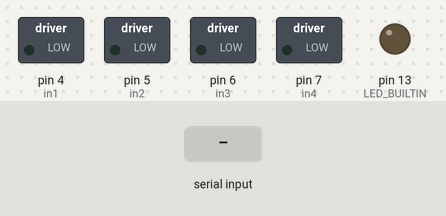
Recording of a sketch running on a simulated Arduino Uno, built with avr-gcc and run on an emulated ATmega328P. Parts: switched loads named in the sketch (green lamp = pin HIGH), output pins drawn as LEDs (lit = HIGH). The test bench sets the inputs (shaded band).

Above: at 1.2 s.
1.3 s: "1" received over Serial
At 2.4 s:
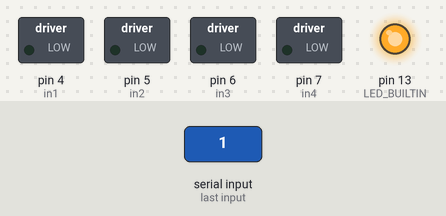
2.8 s: "0" received over Serial
At 3.5 s:
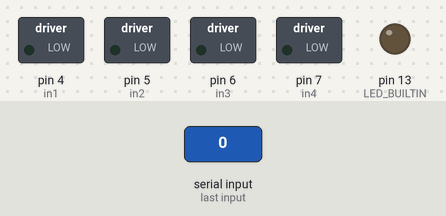
4.3 s: "2" received over Serial
At 4.6 s:
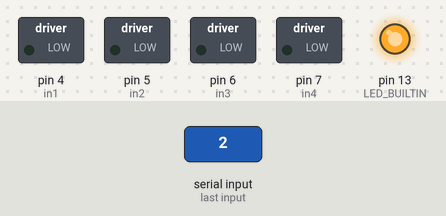
Timing chart, 0 to 7.3 s (numbered marks = the images above; inputs shaded):
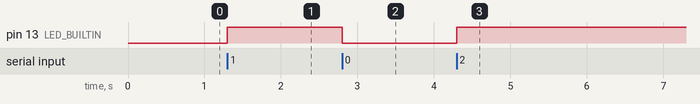

The sketch:

action.ino
```cpp
String command="";
#define in1 4
#define in2 5

#define in3 6
#define in4 7

void setup() {

  pinMode(in1, OUTPUT);
  pinMode(in2, OUTPUT);
  pinMode(in3, OUTPUT);
  pinMode(in4, OUTPUT);
  pinMode(LED_BUILTIN, OUTPUT);
  Serial.begin(115200);

 }


void moveMotor(int a,int b){
if(a>=0){
    digitalWrite(in1, LOW);
    analogWrite(in2,a);
}
else{
  digitalWrite(in2, LOW);
  analogWrite(in1,-a);
}

if(b>=0){
    digitalWrite(in3, LOW);
    analogWrite(in4,b);
}
else{
  digitalWrite(in4, LOW);
  analogWrite(in3,-b);
}


}
bool state = false;
void loop(){

  if(Serial.available()){
   while(Serial.available()>0){
   command+=Serial.read();
 }
    state = !state;
    digitalWrite(LED_BUILTIN, state );

  }
//  int c;
//
//  String com1 = command.substring(command.indexOf('(')+1,command.indexOf(')'));
//  int a = com1.toInt();
//  command = command.substring(command.lastIndexOf('(')+1,command.lastIndexOf(')'));
//  c = command.toInt();


//  moveMotor(a,c);

}
```

Measured:
- after the input at 1.3 s, pin 13 (LED_BUILTIN): LOW → HIGH at once
- after the input at 2.8 s, pin 13 (LED_BUILTIN): HIGH → LOW at once
- after the input at 4.3 s, pin 13 (LED_BUILTIN): LOW → HIGH at once
